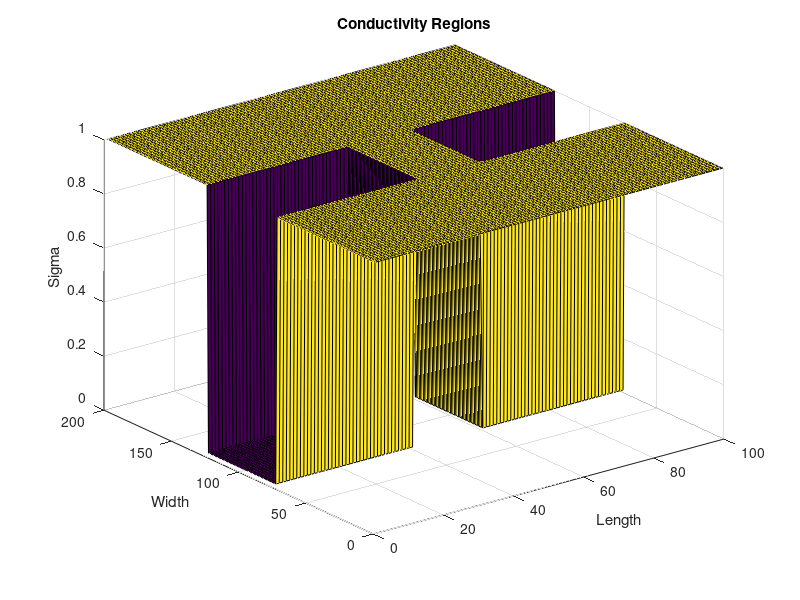
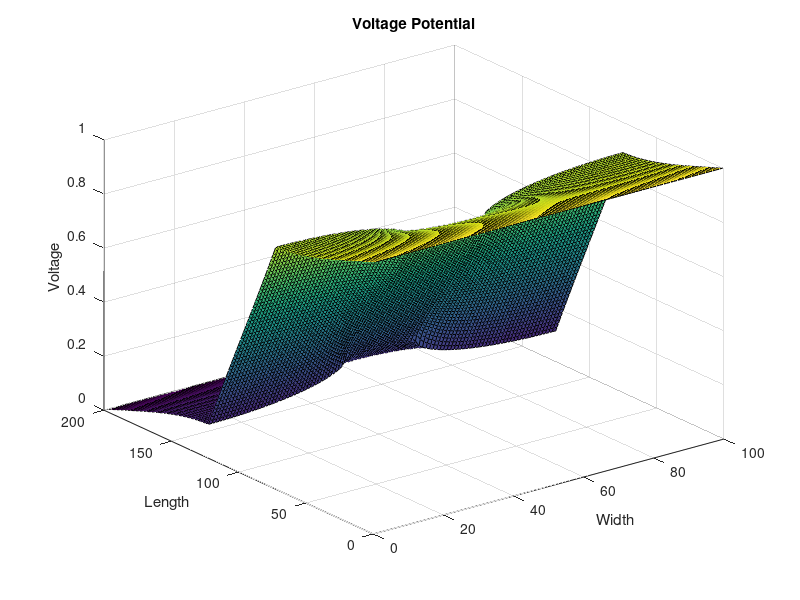
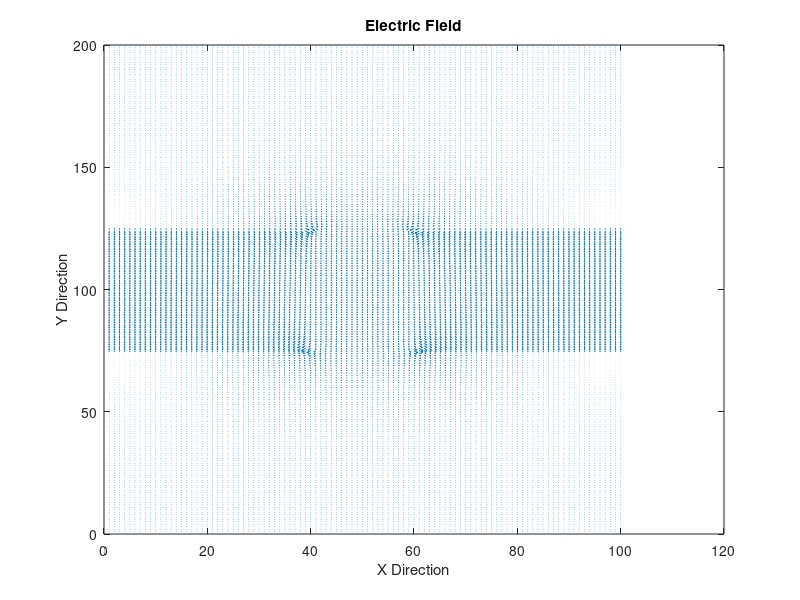

Here is the MATLAB script that generated these plots, in order:
%Part 2
close all;
clear

nx =100; %length
ny =200; %width
G =sparse(nx*ny,nx*ny);
ConM =zeros(ny,nx);
%ConM is an empty conductivity matrix
%The following for loop is to send the conductivity values with a bottle
%neck
for i =1:1:ny
    for j =1:1:nx
        if i>=75 && i<=125 && j<=40
            ConM(i,j) = .01;
        elseif i>=75 && i<=125 && j>=60
            ConM(i,j) =.01;
        else
            ConM(i,j) =1;
        end
    end
end
figure(1);
surf(ConM);
title 'Conductivity Regions';
xlabel 'Length';
ylabel 'Width';
zlabel 'Sigma';

Mat0 =zeros(nx*ny,1);

for i =1:1:ny
    for j =1:1:nx
    n =j+(i-1)*nx;
    niplus1 =j+(i+1-1)*nx;
    niminus1 =j+(i-1-1)*nx;
    njpplus1 =(j+1)+(i-1)*nx;
    njminus1 =(j-1)+(i-1)*nx;
    if i == 1
        G(n,:) =0;
        G(n,n) =1;
        Mat0(n,1) =1;
    elseif i == ny
        G(n,:) =0;
        G(n,n) =1;
        Mat0(n,1) =0;
    elseif j == 1
        G(n,niplus1) =(ConM(i+1,j)+ConM(i,j));             
        G(n,niminus1) =(ConM(i-1,j)+ConM(i,j));
        G(n,njpplus1) =(ConM(i,j+1)+ConM(i,j));
        G(n,n) =-(G(n,niplus1)+G(n,niminus1)+G(n,njpplus1));
    elseif j == nx
        G(n,niplus1) =(ConM(i+1,j)+ConM(i,j));             
        G(n,niminus1)=(ConM(i-1,j)+ConM(i,j));
        G(n,njminus1) =(ConM(i,j-1)+ConM(i,j));
        G(n,n) =-(G(n,niplus1)+G(n,niminus1)+G(n,njminus1));
    else
        G(n,niplus1) =(ConM(i+1,j)+ConM(i,j));
        G(n,niminus1) =(ConM(i-1,j)+ConM(i,j));
        G(n,njminus1) =(ConM(i,j-1)+ConM(i,j));
        G(n,njpplus1) =(ConM(i,j+1)+ConM(i,j));
        G(n,n) =-(G(n,niplus1)+G(n,niminus1)+G(n,njminus1)+G(n,njpplus1));
        end
    end
end
 Vol=G\Mat0;
 Mat1=zeros(ny,nx);
 for i =1:1:ny
     for j =1:1:nx
         n =j+(i-1)*nx;
         Mat1(i,j) =Vol(n);
     end
 end
figure(2);
surf(Mat1(:,:));
title 'Voltage Potential';
xlabel 'Width';
ylabel 'Length';
zlabel 'Voltage';
   
figure(3);
[Ex,Ey] =gradient(Mat1);
quiver(Ex,Ey);
title 'Electric Field';
xlabel 'X Direction';
ylabel 'Y Direction';

        